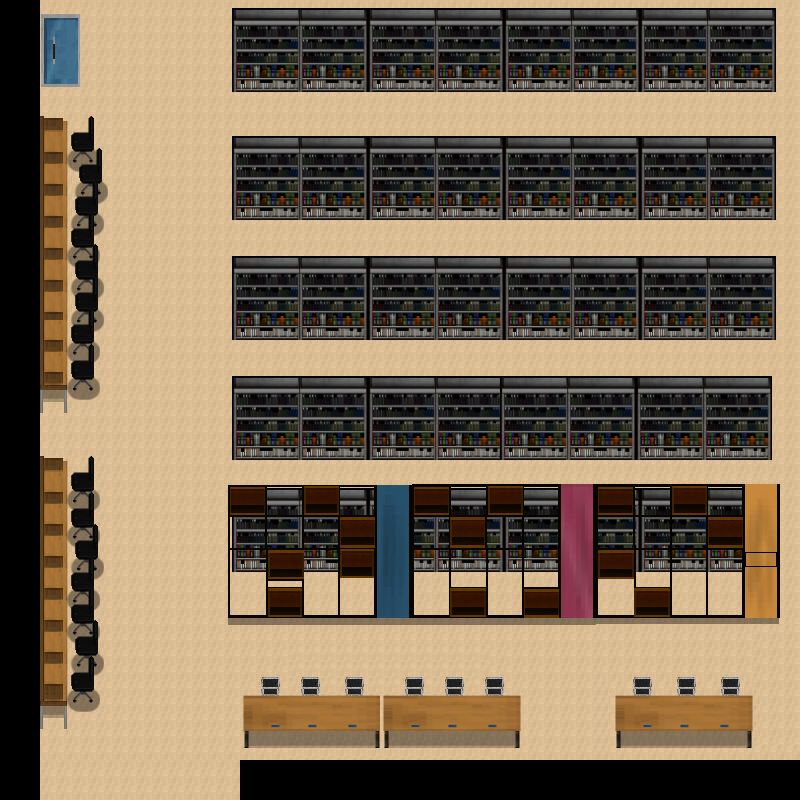

A 2D game scene composited from a Tiled map and its tileset images. What follows is a short description and the map's XML, with each tile layer's data collapsed to a summary:
An orthogonal 200x200 tile map with 4x4 px tiles, 17 tile layers (Tile Layer 1, Tile Layer 2, Tile Layer 3, Tile Layer 4, ...), 5 tilesets and 17 objects.

<map version="1.10" tiledversion="1.10.1" orientation="orthogonal" renderorder="right-down" width="200" height="200" tilewidth="4" tileheight="4" infinite="0" nextlayerid="26" nextobjectid="42">
 <tileset firstgid="1" source="LibraryA.tsx" />
 <tileset firstgid="30101" source="Library_stair.tsx" />
 <tileset firstgid="60201" source="LibraryB.tsx" />
 <tileset firstgid="90826" source="Class.tsx" />
 <tileset firstgid="121451" source="Lib_1F.tsx" />
 <layer id="1" name="Tile Layer 1" width="200" height="200">
  <properties>
   <property name="unity:sortingLayerName" value="background" />
  </properties>
  <data>[40000 cells, 36600 non-empty, 730 distinct tile ids]</data>
 </layer>
 <layer id="2" name="Tile Layer 2" width="200" height="200">
  <properties>
   <property name="unity:sortingLayerName" value="background" />
  </properties>
  <data>[40000 cells, 1743 non-empty, 255 distinct tile ids]</data>
 </layer>
 <layer id="3" name="Tile Layer 3" width="200" height="200">
  <properties>
   <property name="unity:sortingLayerName" value="background" />
  </properties>
  <data>[40000 cells, 1964 non-empty, 899 distinct tile ids]</data>
 </layer>
 <layer id="9" name="Tile Layer 4" width="200" height="200">
  <properties>
   <property name="unity:sortingLayerName" value="background" />
  </properties>
  <data>[40000 cells, 150 non-empty, 150 distinct tile ids]</data>
 </layer>
 <layer id="10" name="Tile Layer 5" width="200" height="200">
  <properties>
   <property name="unity:sortingLayerName" value="background" />
  </properties>
  <data>[40000 cells, 150 non-empty, 150 distinct tile ids]</data>
 </layer>
 <layer id="11" name="Tile Layer 6" width="200" height="200">
  <properties>
   <property name="unity:sortingLayerName" value="background" />
  </properties>
  <data>[40000 cells, 150 non-empty, 150 distinct tile ids]</data>
 </layer>
 <layer id="12" name="Tile Layer 7" width="200" height="200">
  <properties>
   <property name="unity:sortingLayerName" value="background" />
  </properties>
  <data>[40000 cells, 150 non-empty, 150 distinct tile ids]</data>
 </layer>
 <layer id="13" name="Tile Layer 8" width="200" height="200">
  <properties>
   <property name="unity:sortingLayerName" value="background" />
  </properties>
  <data>[40000 cells, 150 non-empty, 150 distinct tile ids]</data>
 </layer>
 <layer id="14" name="Tile Layer 9" width="200" height="200">
  <properties>
   <property name="unity:sortingLayerName" value="background" />
  </properties>
  <data>[40000 cells, 150 non-empty, 150 distinct tile ids]</data>
 </layer>
 <layer id="15" name="Tile Layer 10" width="200" height="200">
  <properties>
   <property name="unity:sortingLayerName" value="background" />
  </properties>
  <data>[40000 cells, 300 non-empty, 150 distinct tile ids]</data>
 </layer>
 <layer id="17" name="Tile Layer 11" width="200" height="200">
  <properties>
   <property name="unity:sortingLayerName" value="background" />
  </properties>
  <data>[40000 cells, 150 non-empty, 150 distinct tile ids]</data>
 </layer>
 <layer id="18" name="Tile Layer 12" width="200" height="200">
  <properties>
   <property name="unity:sortingLayerName" value="background" />
  </properties>
  <data>[40000 cells, 150 non-empty, 150 distinct tile ids]</data>
 </layer>
 <layer id="19" name="Tile Layer 13" width="200" height="200">
  <properties>
   <property name="unity:sortingLayerName" value="background" />
  </properties>
  <data>[40000 cells, 150 non-empty, 150 distinct tile ids]</data>
 </layer>
 <layer id="20" name="Tile Layer 14" width="200" height="200">
  <properties>
   <property name="unity:sortingLayerName" value="background" />
  </properties>
  <data>[40000 cells, 150 non-empty, 150 distinct tile ids]</data>
 </layer>
 <layer id="21" name="Tile Layer 15" width="200" height="200">
  <properties>
   <property name="unity:sortingLayerName" value="background" />
  </properties>
  <data>[40000 cells, 150 non-empty, 150 distinct tile ids]</data>
 </layer>
 <layer id="22" name="Tile Layer 16" width="200" height="200">
  <properties>
   <property name="unity:sortingLayerName" value="background" />
  </properties>
  <data>[40000 cells, 150 non-empty, 150 distinct tile ids]</data>
 </layer>
 <objectgroup id="23" name="Object Layer 1">
  <properties>
   <property name="unity:layer" value="NoPassing" />
   <property name="unity:sortingLayerName" value="object" />
  </properties>
  <object id="7" x="-48" y="-116" width="905" height="116.188" />
  <object id="10" x="799" y="-100" width="111" height="948" />
  <object id="18" x="-50" y="-105.333" width="90.394" height="993.667" />
  <object id="21" x="23.1667" y="118" width="43.8333" height="295" />
  <object id="24" x="40" y="455.485" width="27.6667" height="273.849" />
  <object id="25" x="68" y="455.333" width="32.1818" height="260.303" />
  <object id="26" x="243" y="677.333" width="136.333" height="70.6667" />
  <object id="27" x="383.333" y="677.333" width="136.667" height="71" />
  <object id="29" x="66" y="115.667" width="38.394" height="284.333" />
  <object id="30" x="615" y="677" width="136" height="70" />
  <object id="31" x="233" y="-16.5" width="541" height="107.5" />
  <object id="32" x="232" y="135.5" width="544" height="84" />
  <object id="33" x="232" y="256.5" width="543" height="83" />
  <object id="34" x="232.5" y="376" width="537.5" height="83.5" />
  <object id="36" x="231.5" y="487" width="544" height="84.5" />
  <object id="37" x="32.6591" y="-0.5" width="47.5227" height="125.091" />
  <object id="40" x="240.5" y="759.5" width="589.5" height="87" />
 </objectgroup>
 <objectgroup id="24" name="Object Layer 2">
  <properties>
   <property name="unity:layer" value="NoPassing" />
   <property name="unity:sortingLayerName" value="object" />
  </properties>
 </objectgroup>
 <layer id="25" name="above Layer" width="200" height="200">
  <properties>
   <property name="unity:sortingLayerName" value="above object" />
  </properties>
  <data>[40000 cells, 4957 non-empty, 4957 distinct tile ids]</data>
 </layer>
</map>
